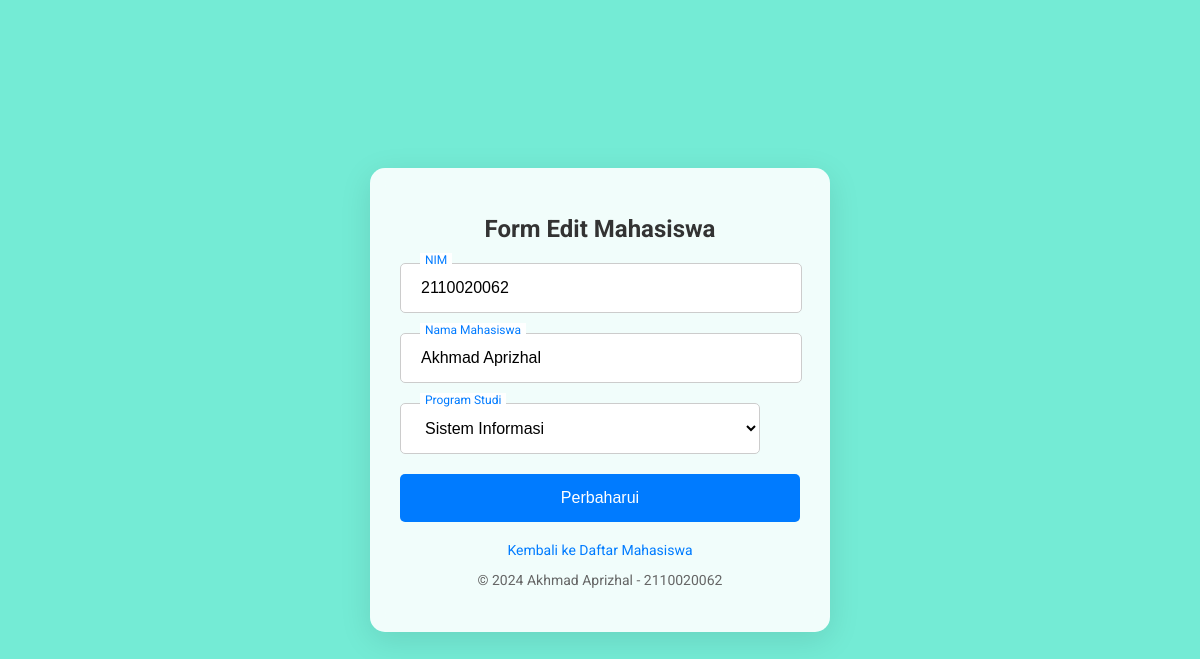
Screenshot of /index.php/mahasiswa/edit/7 with the database file from the repository.
### tables this page shows
CREATE TABLE `mahasiswa` (
  `id_mahasiswa` int NOT NULL,
  `NIM` varchar(15) NOT NULL,
  `nama_mhs` varchar(255) NOT NULL,
  `id_prodi` int DEFAULT NULL
);

CREATE TABLE `prodi` (
  `id_prodi` int NOT NULL,
  `kode_prodi` varchar(10) NOT NULL,
  `nama_prodi` varchar(255) NOT NULL
);

### application/controllers/Mahasiswa.php (called while the page is built, shortened)
<?php
class Mahasiswa extends CI_Controller
{
    public function __construct()
    {
        $this->load->model('Mahasiswa_model');
        $this->load->model('Prodi_model');
    }
    public function edit($id)
    {
        $data['prodi'] = $this->Prodi_model->lihatData();
        $data['mahasiswa'] = $this->Mahasiswa_model->getById($id);
        $this->load->view('mahasiswa_edit', $data);
    }
}

### index.php (called while the page is built, shortened)
<?php
require_once BASEPATH.'core/CodeIgniter.php';

### application/models/Mahasiswa_model.php (called while the page is built, shortened)
<?php
class Mahasiswa_model extends CI_Model
{
    public function getById($id)
    {
        $query = $this->db->get_where('mahasiswa', ['id_mahasiswa' => $id]);
        return $query->row();
    }
}

### application/models/Prodi_model.php (called while the page is built, shortened)
<?php
class Prodi_model extends CI_Model
{
    function lihatData()
    {
        return $this->db->get('prodi')->result();
    }
}

### application/views/mahasiswa_edit.php (the view, shortened to what this page needs)
<!DOCTYPE html>
<html lang="en">
<head>
</head>
<body>
    <div class="form-container">
        <h1>Form Edit Mahasiswa</h1>
        <form action="<?= site_url('mahasiswa/perbaharui/' . $mahasiswa->id_mahasiswa) ?>" method="post" onsubmit="return validateForm()">
            <div class="form-group">
                <input type="text" name="nim" id="nim" placeholder=" " value="<?php echo $mahasiswa->NIM ?>" required>
                <label for="nim">NIM</label>
            </div>
            <div class="form-group">
                <input type="text" name="nama_mhs" id="nama_mhs" placeholder=" " value="<?php echo $mahasiswa->nama_mhs ?>" required>
                <label for="nama_mhs">Nama Mahasiswa</label>
            </div>
            <div class="form-group">
                <select name="id_prodi" id="id_prodi" required>
                    <?php foreach ($prodi as $ps) : ?>
                        <option value="<?= $ps->id_prodi ?>" <?= $mahasiswa->id_prodi == $ps->id_prodi ? 'selected' : '' ?>>
                            <?= $ps->nama_prodi ?>
                        </option>
                    <?php endforeach; ?>
                </select>
                <label for="id_prodi">Program Studi</label>
            </div>
            <input type="submit" value="Perbaharui">
        </form>
        <div class="form-footer">
            <a href="<?php echo site_url('mahasiswa') ?>">Kembali ke Daftar Mahasiswa</a>
            <p>&copy; 2024 Akhmad Aprizhal - 2110020062</p>
        </div>
    </div>
</body>
</html>

### application/views/mahasiswa_edit.php (style rules this page uses)
body { font-family: 'Roboto', sans-serif; background: #74ebd5; display: flex; justify-content: center; align-items: center; height: 100vh; margin: 0; }
.form-container { background: rgba(255, 255, 255, 0.9); padding: 30px; box-shadow: 0 8px 32px rgba(0, 0, 0, 0.1); border-radius: 15px; max-width: 400px; width: 100%; backdrop-filter: blur(10px); transition: transform 0.3s ease, box-shadow 0.3s ease; }
h1 { text-align: center; color: #333; margin-bottom: 20px; font-size: 24px; }
.form-group { position: relative; margin-bottom: 20px; width: calc(100% - 40px); }
label { position: absolute; top: 10px; left: 20px; background: white; padding: 0 5px; color: #666; font-size: 14px; transition: top 0.3s ease, font-size 0.3s ease; }
input[type="text"], select { width: 100%; padding: 15px 20px; margin: 0; border: 1px solid #ccc; border-radius: 5px; font-size: 16px; outline: none; transition: border-color 0.3s ease; background: white; }
input[type="text"]:focus+label, input[type="text"]:not(:placeholder-shown)+label, select:focus+label, select:not([value=""])+label { top: -10px; font-size: 12px; color: #007bff; }
input[type="submit"] { background-color: #007bff; color: white; border: none; padding: 15px; border-radius: 5px; cursor: pointer; font-size: 16px; width: 100%; transition: background-color 0.3s ease, box-shadow 0.3s ease; }
.form-footer { text-align: center; margin-top: 20px; font-size: 14px; color: #666; }
.form-footer a { color: #007bff; text-decoration: none; }

### rows the page displays
mahasiswa: nim "2110020062", nama_mhs "Akhmad Aprizhal", id_prodi "Sistem Informasi"
